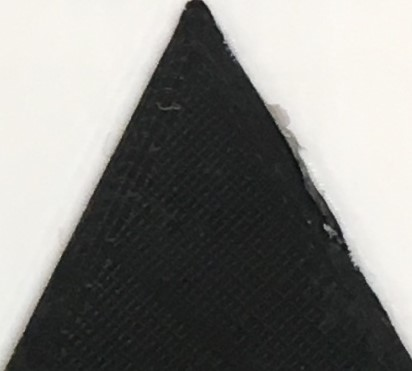
#> input picture tried_approach/patch2.jpg, 412 x 371 px, given in place of the camera
$ python shape_detection.py   (Python 2 division)   (older library calls are emulated)
#> lines starting #> are read from the running program, lines starting #| are printed output that depends on the picture; after the words box and inside, x2 and y2 are one past the last pixel; in counts of white or black regions, pixels touching at a corner belong together
### shape_detector.py
import cv2
import numpy as np
import math

class ShapeDetector():
	def __init__(self):
		pass

	def length_ratio(self,approx):
		length = np.zeros(len(approx))
		for i in range(0,len(approx)-1):
			length[i] = math.sqrt(np.square(approx[i][0][0] - approx[i+1][0][0]) + np.square(approx[i][0][1] - approx[i+1][0][1]))
		length[len(approx)-1] = math.sqrt(np.square(approx[len(approx)-1][0][0] - approx[0][0][0]) + np.square(approx[len(approx)-1][0][1] - approx[0][0][1]))

		smallest_l = length[0]
		largest_l = length[0]

		for j in range(1,len(approx)):
			if length[j] < smallest_l:
				smallest_l = length[j]
			elif length[j] > largest_l:
				largest_l = length[j]

		ratio = smallest_l/largest_l
		#print length
		#print smallest_l, largest_l
		#print ratio
		return length, ratio


	def detection(self,c):
		x=0
		y=0
		w=0
		h=0
		shape = 'unidentified'
		perimeter = cv2.arcLength(c,True)
		approx = cv2.approxPolyDP(c,0.04*perimeter, True)


		if len(approx) == 3:
			#shape = 'triangle'

			#diff_l = np.zeros(3)
			(x,y,w,h) = cv2.boundingRect(approx)
			#ar = w/float(h)
			#print ('triangle',ar)
			#shape = 'isosceles triangle' if ar >= 1 and ar <= 1.4 else 'right triangle'
			length,ratio = self.length_ratio(approx)

			if ratio < 0.65:
				shape = 'right triangle'
			else:
				shape = 'isosceles triangle'


			# [7 lines of commented-out code are left out]


		elif len(approx) == 4:
			(x,y,w,h) = cv2.boundingRect(approx)
			_,ratio = self.length_ratio(approx)
			#print ratio
			if ratio < 0.5:
				shape = 'rectangle'
			else:
				shape = 'square'
			#rint shape
			#ar = w/float(h)
			#print ('juxing',ar)
			#shape = 'square' if ar >= 0.8 and ar <= 2.5 else 'rectangle'

		elif len(approx) == 5:
			(x,y,w,h) = cv2.boundingRect(approx)
			length,ratio = self.length_ratio(approx)
			shape = '5'
			#print shape
			#print length

		return shape,x,y,w,h,approx

### tried_approach/shape_detection.py
import cv2
import numpy as np
import imutils
import shape_detector


def detect_ecube_shape_from_webcam():
    #ecube_cascade=cv2.CascadeClassifier('cascade.xml')
    cap = cv2.VideoCapture(0)


    while(True):
		ret, frame = cap.read()
#> frame is the input picture: shape (371, 412, 3); mean B, G, R 128.3, 131.4, 131.6
		gray = cv2.cvtColor(frame,cv2.COLOR_BGR2GRAY)
		clahe = cv2.createCLAHE(clipLimit=1.8, tileGridSize=(3,3))
		cl = clahe.apply(gray)
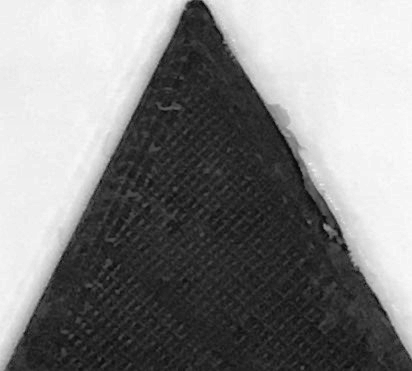
#> cl: shape (371, 412); min 8, max 251, mean 133.3
		blur = cv2.blur(cl,(6,6))
		_,mask1 = cv2.threshold(blur,220,255,cv2.THRESH_BINARY)
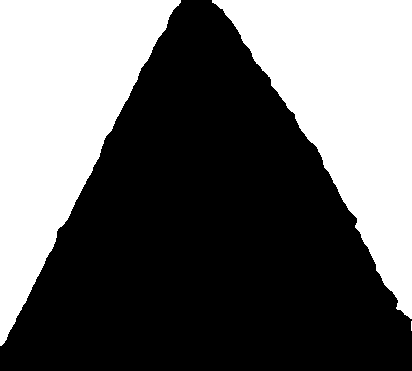
#> mask1: shape (371, 412); 40.5% white; 3 white regions (1 under 20 px)
		#_,mask1 = cv2.threshold(blur,127,250,0)
		#canny = cv2.Canny(cl,500,500)


		img,contours,hierarchy = cv2.findContours(mask1,cv2.RETR_LIST,cv2.CHAIN_APPROX_SIMPLE)
#> contours = 3 contours, 1 with area under 20; largest, box (x1, y1, x2, y2) and area: (0, 0, 181, 346) 30822, (212, 0, 412, 319) 30146
		sd = shape_detector.ShapeDetector()

			#cnt = contours[0]
		cv2.drawContours(img,contours,-1,100,3)
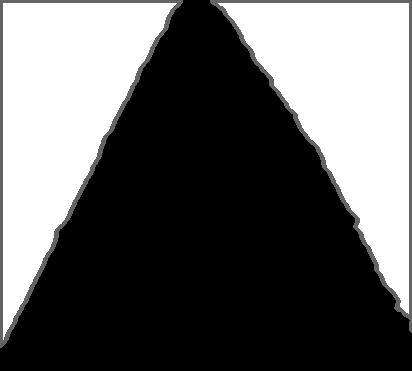
#> img: shape (371, 412); 4.26% of pixels changed, all inside (x1, y1, x2, y2) = (0, 0, 412, 348)
		x=0
		y=0
		w=0
		h=0
		n_rec = 0
		n_iso_tri = 0
		n_rgt_tri = 0
		n_sqr = 0
		line = 0
		#print len(contours)

		for c in contours:
			shape,x,y,w,h,line = sd.detection(c)
			if shape == 'rectangle':
				n_rec += 1
			elif shape == 'square':
				n_sqr += 1
			elif shape == 'isosceles triangle':
				n_iso_tri += 1
				#cv2.circle(mask1,(line[0][0][0],line[0][0][1]),10,10)
			elif shape == 'right triangle':
				n_rgt_tri += 1
			elif shape == 'two right triangle':
				n_rgt_tri += 2
#> this loop made 3 passes
#> (x, w, h, shape, perimeter in detection) on passes 2 to 3: (212, 200, 319, 'right triangle', 930.1), (0, 181, 346, 'right triangle', 946.3)
#> (x, w, h, shape, perimeter in detection, line) on pass 1: (0, 0, 0, 'unidentified', 18, [[411, 321], [411, 330]])
#> after the loop, n_iso_tri = 0; n_rec = 0; n_rgt_tri = 2; n_sqr = 0
			#cv2.rectangle(mask1,(x,y),(x+w,y+h),(255,0,0),2)
		#print ('isosceles triangle:', n_iso_tri, 'right triangle:', n_rgt_tri, 'rectangle:', n_rec, 'square:', n_sqr)
		#print ('rectangle:', n_rec, 'square:', n_sqr)


		cv2.imshow('frame',mask1)
		cv2.imshow('blur',blur)

		if cv2.waitKey(1) & 0xFF == ord('q'):
#> (key q is pressed here)
			break

    cap.release()
    cv2.destroyAllWindows()


detect_ecube_shape_from_webcam()
